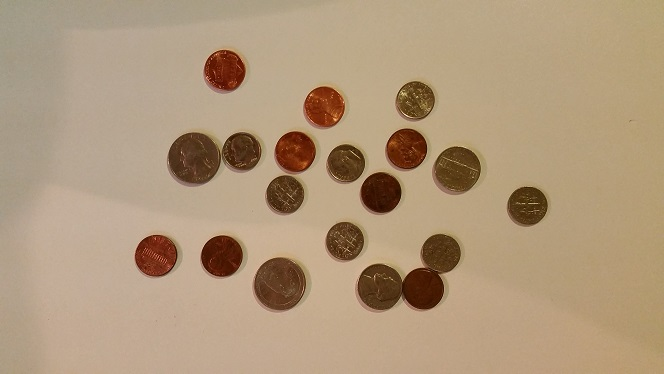
#> input picture fall2016/ps02/input/challenge_image1.jpg, 664 x 374 px
$ python experiment.py   (older library calls are emulated)
#> lines starting #> are read from the running program, lines starting #| are printed output that depends on the picture; after the words box and inside, x2 and y2 are one past the last pixel; in counts of white or black regions, pixels touching at a corner belong together
### fall2016/ps02/ps2.py
"""Problem Set 2: Edges and Lines."""

import math
import numpy as np
import cv2


# [90 lines left out: functions hough_lines_acc, hough_peaks, not called in this run]


def hough_circles_acc(img_edges, radius=10, method='point plus', grad_x=None, grad_y=None):
    """Compute Hough Transform for lines on edge image.

    Parameters
    ----------
        img_edges (numpy.array): binary edge image
        radius (int): value with the radius to look for
        method (str): string value either 'single point' or 'point plus'
        grad_x (numpy.array): gradient image in X (see cv2.Sobel) used with 'point plus'
        grad_y (numpy.array): gradient image in Y (see cv2.Sobel) used with 'point plus'

    Returns
    -------
        H (numpy.array): Hough accumulator array
    """
    row_size, col_size = img_edges.shape
    # initialize H[a, b] = 0
    H = np.zeros((row_size, col_size))

    if method == 'single point':
        # construct theta array [0, 2*pi)
        theta_res = np.pi/180
        theta = np.array([i * theta_res for i in xrange(0, 360)])

        for y in range(row_size):
            for x in range(col_size):
                # for each edge point
                if img_edges[y, x] == 255:
                    for i, t in enumerate(theta):
                        a = np.round(y + radius * math.sin(t))  # row_id
                        b = np.round(x - radius * math.cos(t))  # col_id
                        if 0 <= a < row_size and 0 <= b < col_size:
                            H[a, b] += 1
    elif method == 'point plus':
        possible_radius = [radius]

        def get_bin_position(a, b, k=1):
            y0 = a - k if a >= k else 0
            y1 = a + k + 1
            x0 = b - k if b >= k else 0
            x1 = b + k + 1
            return (x0, x1), (y0, y1)

        for y in range(row_size):
            for x in range(col_size):
                # for each edge pixel
                if img_edges[y, x] == 255:
                    for r in possible_radius:
                        dx = grad_x[y, x]
                        dy = grad_y[y, x]
                        # get the theta
                        t = math.atan2(dy, dx)
                        # vote in both direction in and out the center
                        a1 = np.round(y + r * math.sin(t))  # row_id
                        b1 = np.round(x + r * math.cos(t))  # col_id
                        a2 = np.round(y - r * math.sin(t))  # row_id
                        b2 = np.round(x - r * math.cos(t))  # col_id
                        if 0 <= a1 < row_size and 0 <= b1 < col_size:
                            (x0, x1), (y0, y1) = get_bin_position(a1, b1)
                            H[y0:y1, x0:x1] += 1
                            H[a1, b1] += 10
                        if 0 <= a1 < row_size and 0 <= b2 < col_size:
                            (x0, x1), (y0, y1) = get_bin_position(a1, b2)
                            H[y0:y1, x0:x1] += 1
                            H[a1, b2] += 10
                        if 0 <= a2 < row_size and 0 <= b1 < col_size:
                            (x0, x1), (y0, y1) = get_bin_position(a2, b1)
                            H[y0:y1, x0:x1] += 1
                            H[a2, b1] += 10
                        if 0 <= a2 < row_size and 0 <= b2 < col_size:
                            (x0, x1), (y0, y1) = get_bin_position(a2, b2)
                            H[y0:y1, x0:x1] += 1
                            H[a2, b2] += 10

    return H


def find_circles(edge_img, grad_x, grad_y, radii=None, hough_threshold=None, nhood_radii=(0, 0)):
    """Finds lines in the input edge image using the Hough transform and the point plus
    gradient method. In this method you will call both hough_circles_acc and hough_peaks

    Parameters
    ----------
        edge_img (numpy.array): the input edge image
        grad_x (numpy.array): gradient image in X (see cv2.Sobel)
        grad_y (numpy.array): gradient image in Y (see cv2.Sobel)
        radii: array-like of circle radii to search for
        hough_threshold: minimum fraction of circle perimeter present
        nhood_radii: a pair of integers indicating the distance in the center and
                    radii directions over which non-maximal suppression should take place

    Returns
    -------
        circles (numpy.array): A matrix where each row is a (x, y, r) triple parameterizing a circle.
    """
    row_size, col_size = edge_img.shape
    H = np.zeros((row_size, col_size, 0))
    row_range = np.linspace(0, col_size - 1, col_size)
    col_range = np.linspace(0, row_size - 1, row_size)
    peaks = np.zeros((0, 4))
    circles = np.zeros((0, 4))
    for r_index, r in enumerate(radii):
        # vote for circles given radius r
        h = hough_circles_acc(edge_img, radius=r, method='point plus', grad_x=grad_x, grad_y=grad_y)
        H = np.concatenate((H, h.reshape((row_size, col_size, 1))), axis=2)
        # get the possible peaks for radius r
        possible_peaks = hough_peaks(h, h.size, col_range, row_range, hough_threshold=hough_threshold, nhood_radii=nhood_radii)
        if len(possible_peaks) > 0:
            values = h[possible_peaks[:, 0], possible_peaks[:, 1]]
            # inconsistent peak with find_circles (x, y, r), so flip it
            possible_peaks = possible_peaks[:, ::-1]
            # insert radius to the matrix
            possible_peaks = np.insert(possible_peaks, possible_peaks.shape[1], r_index, axis=1)
            # concat peaks with values
            possible_peaks = np.concatenate((possible_peaks, values.reshape(values.shape[0], 1)), axis=1)
            peaks = np.concatenate((peaks, possible_peaks))

    peaks = peaks[peaks[:, peaks.shape[1]-1].argsort()[::-1]].astype(np.int)

    left_padding = nhood_radii[0] / 2
    right_padding = nhood_radii[1] / 2

    # Since our H is 3-D, we want to use the most voted circle and remove the other radius
    for peak in peaks:
        if H[peak[1], peak[0], peak[2]] == peak[3]:
            x0 = peak[1] - left_padding if peak[1] >= left_padding else 0
            x1 = peak[1] + right_padding + 1 if peak[1] <= (col_range.size - right_padding) else col_range.size
            y0 = peak[0] - left_padding if peak[0] >= left_padding else 0
            y1 = peak[0] + right_padding + 1 if peak[0] <= (row_range.size - right_padding) else row_range.size
            # set values around the peak to 0
            for i in range(len(radii)):
                H[x0:x1, y0:y1, i] = 0
            # restore the peak value
            H[peak[1], peak[0], peak[2]] = peak[3]
            # only interested in the peaks that are not replaced
            circles = np.concatenate((circles, [[peak[0], peak[1], radii[peak[2]], peak[3]]]))

    return circles[:, :3]

### fall2016/ps02/experiment.py
"""Problem Set 2: Edges and Lines"""
import os
import math
from ps2 import *

# I/O directories
input_dir = "input"
output_dir = "output"


# [72 lines left out: functions hough_lines_draw, draw_circles, draw_circles_color, not called in this run]


def main():
    """
    Driver code. Feel free to modify this code as this is to help you get the
    answers for your report. Don't submit this file.
    """

    # 1-a
    # Load the input grayscale image
    img = cv2.imread(os.path.join(input_dir, 'ps2-input0.png'), 0)  # flags=0 ensures grayscale

    filter_size = 13
    threshold1 = 28
    threshold2 = 115


    # [57 lines of commented-out code are left out]
    challenge_image_orig = cv2.imread(os.path.join(input_dir, 'challenge_image1.jpg'), 1)
#> challenge_image_orig is the input picture: shape (374, 664, 3); mean B, G, R 123, 151.8, 175.6
    challenge_image = cv2.cvtColor(challenge_image_orig, cv2.COLOR_BGR2GRAY)
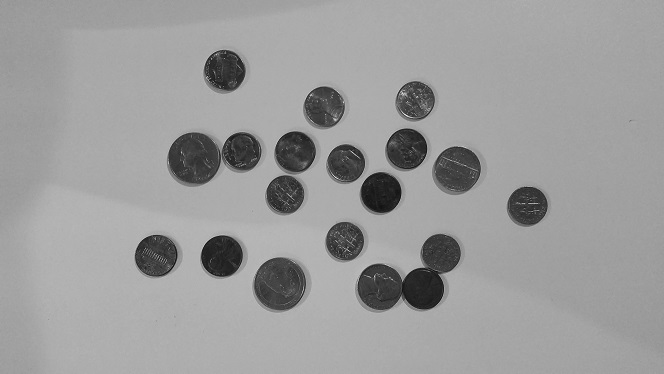
#> challenge_image: shape (374, 664); min 13, max 246, mean 155.6
    challenge_image_smoothed = cv2.GaussianBlur(challenge_image, (7, 7), sigmaX=0, sigmaY=0)
    challenge_image_edges = cv2.Canny(challenge_image_smoothed, 28, 115)
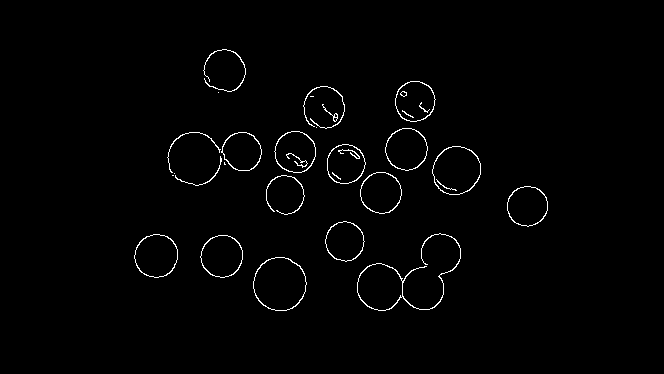
#> challenge_image_edges: shape (374, 664); 1.3% white in thin lines or dots, all inside (x1, y1, x2, y2) = (134, 49, 548, 311)
    cv2.imwrite(os.path.join(output_dir, 'challenge_image1_edges2.png'), challenge_image_edges)

    challenge_image_grad_x = cv2.Sobel(challenge_image, cv2.CV_64F, 1, 0, ksize=7)
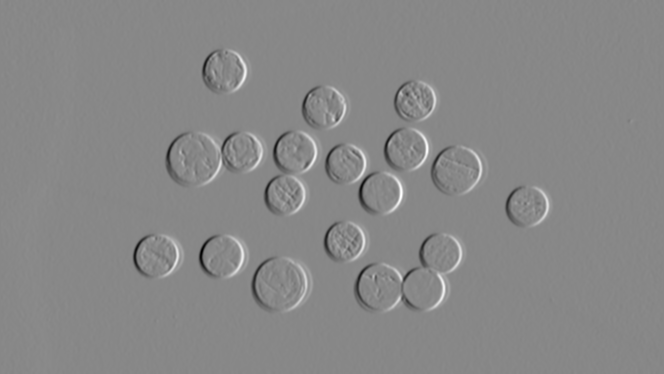
#> challenge_image_grad_x: shape (374, 664) float64; min -92498, max 81051, mean -0.3; drawn with min black and max white
    challenge_image_grad_y = cv2.Sobel(challenge_image, cv2.CV_64F, 0, 1, ksize=7)
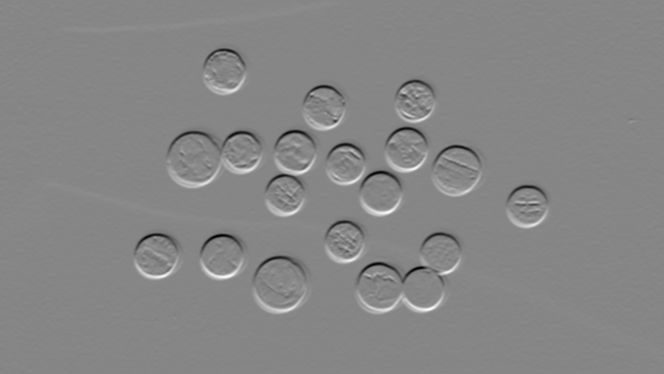
#> challenge_image_grad_y: shape (374, 664) float64; min -85902, max 77221, mean 26.2; drawn with min black and max white
    radii_range = np.linspace(19, 26, 15)
    circles = find_circles(challenge_image_edges, challenge_image_grad_x, challenge_image_grad_y,
                           radii=radii_range, hough_threshold=200, nhood_radii=(20, 20))
#> after the loop in find_circles, `for r_index, r in enumerate(radii):`: peaks = empty array

    circles = circles.astype(np.int)
    output_image = draw_circles_color(challenge_image_orig, circles)
    for circle in circles:
        text = ''
        if circle[2] in [20, 21]:
            text = 'Penny'
        elif circle[2] in [22, 23]:
            text = 'Nickle'
        elif circle[2] in [19]:
            text = 'Dime'
        elif circle[2] in [25, 26]:
            text = 'Quarter'
        cv2.putText(output_image, text, (circle[0]-circle[2]+2, circle[1]), cv2.FONT_HERSHEY_SIMPLEX, 0.4, (0, 255, 0), 2)
    cv2.imwrite(os.path.join(output_dir, 'ps2-8-a-1.png'), output_image)


    # Image 2
    challenge_image_orig = cv2.imread(os.path.join(input_dir, 'challenge_image2.jpg'), 1)
    challenge_image = cv2.cvtColor(challenge_image_orig, cv2.COLOR_BGR2GRAY)
    challenge_image_smoothed = cv2.GaussianBlur(challenge_image, (7, 7), sigmaX=0, sigmaY=0)
    challenge_image_edges = cv2.Canny(challenge_image_smoothed, 28, 115)
    cv2.imwrite(os.path.join(output_dir, 'challenge_image2_edges2.png'), challenge_image_edges)

    challenge_image_grad_x = cv2.Sobel(challenge_image, cv2.CV_64F, 1, 0, ksize=7)
    challenge_image_grad_y = cv2.Sobel(challenge_image, cv2.CV_64F, 0, 1, ksize=7)
    radii_range = np.linspace(19, 26, 15)
    circles = find_circles(challenge_image_edges, challenge_image_grad_x, challenge_image_grad_y,
                           radii=radii_range, hough_threshold=200, nhood_radii=(20, 20))

    circles = circles.astype(np.int)
    output_image = draw_circles_color(challenge_image_orig, circles)
    for circle in circles:
        text = ''
        if circle[2] in [20, 21]:
            text = 'Penny'
        elif circle[2] in [22, 23]:
            text = 'Nickle'
        elif circle[2] in [19]:
            text = 'Dime'
        elif circle[2] in [25, 26]:
            text = 'Quarter'
        cv2.putText(output_image, text, (circle[0]-circle[2]+2, circle[1]), cv2.FONT_HERSHEY_SIMPLEX, 0.4, (0, 255, 0), 2)
    cv2.imwrite(os.path.join(output_dir, 'ps2-8-b-1.png'), output_image)


    # Image 3
    challenge_image_orig = cv2.imread(os.path.join(input_dir, 'challenge_image3.jpg'), 1)
    challenge_image = cv2.cvtColor(challenge_image_orig, cv2.COLOR_BGR2GRAY)
    challenge_image_smoothed = cv2.GaussianBlur(challenge_image, (7, 7), sigmaX=0, sigmaY=0)
    # challenge_image_edges = cv2.Canny(challenge_image_smoothed, 38, 85)
    challenge_image_edges = cv2.Canny(challenge_image_smoothed, 28, 115)
    cv2.imwrite(os.path.join(output_dir, 'challenge_image3_edges2.png'), challenge_image_edges)

    challenge_image_grad_x = cv2.Sobel(challenge_image, cv2.CV_64F, 1, 0, ksize=3)
    challenge_image_grad_y = cv2.Sobel(challenge_image, cv2.CV_64F, 0, 1, ksize=3)
    # radii_range = np.linspace(18, 27, 19)
    radii_range = np.linspace(19, 26, 29)
    circles = find_circles(challenge_image_edges, challenge_image_grad_x, challenge_image_grad_y,
                           radii=radii_range, hough_threshold=200, nhood_radii=(20, 20))

    temp_circles, circles = circles, np.zeros((0, circles.shape[1]))
    for circle in temp_circles:
        color = challenge_image_orig[circle[1], circle[0]]
        if color[0] <= color[1] or color[0] <= color[2]:
            circles = np.concatenate((circles, [circle]))

    circles = circles.astype(np.int)
    output_image = draw_circles_color(challenge_image_orig, circles)
    for circle in circles:
        text = ''
        if circle[2] in [20, 21]:
            text = 'Penny'
        elif circle[2] in [22, 23]:
            text = 'Nickle'
        elif circle[2] in [19]:
            text = 'Dime'
        elif circle[2] in [25, 26]:
            text = 'Quarter'
        cv2.putText(output_image, text, (circle[0]-circle[2]+2, circle[1]), cv2.FONT_HERSHEY_SIMPLEX, 0.4, (0, 255, 0), 2)
    cv2.imwrite(os.path.join(output_dir, 'ps2-8-c-1.png'), output_image)


    # [230 lines of commented-out code are left out]
    pass


if __name__ == '__main__':
#> (the run stopped early here; a loop or call above may not have finished)
